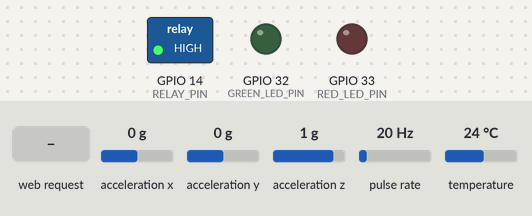
Bench run of a sketch on a simulated ESP32. Shown: switched loads named in the sketch (green lamp = pin HIGH), output pins drawn as LEDs (lit = HIGH). Wiring (inferred from the names in the program): pulse sensor: data GPIO 13. The inputs (shaded band) are chosen by the test bench; at power-on: acceleration x 0 g, acceleration y 0 g, acceleration z 1 g, pulse rate 20 Hz, temperature 24 °C. WiFi joins after 1.5 s; servers stay silent unless stated; what the sketch prints to the serial monitor is not drawn.

Above: at 2.7 s.
2.8 s: HTTP request GET / received
At 4.2 s:
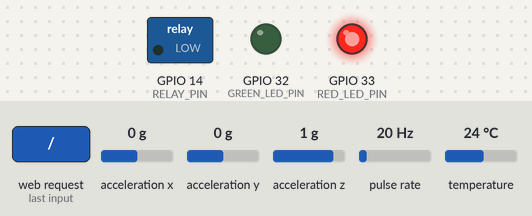
5.1 s: HTTP request GET /relay/on received
At 6.3 s:
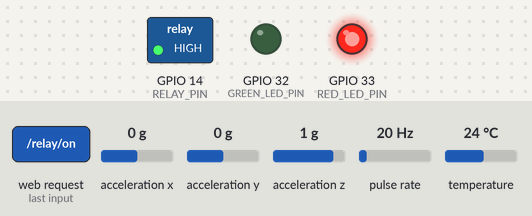
6.6 s: HTTP request GET / received
At 8.3 s:
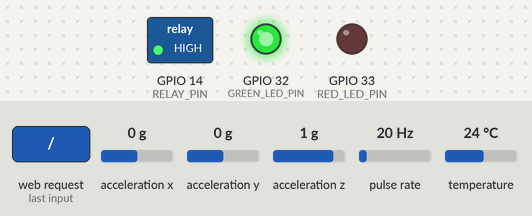
8.9 s: HTTP request GET /relay/off received
At 9.4 s:
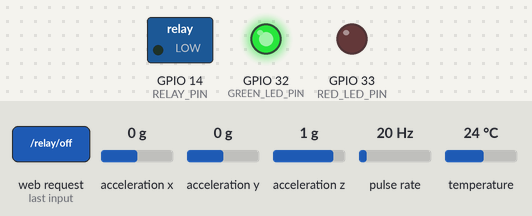
Timing chart, 0 to 11.4 s (numbered marks = the images above; inputs shaded):
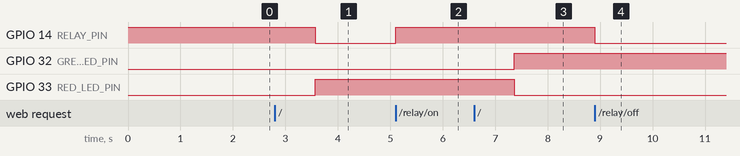

The sketch:

Control_Valve_code.ino
```cpp
#include <WiFi.h>
#include <WebServer.h>
#include <Wire.h>
#include <Adafruit_Sensor.h>
#include <Adafruit_ADXL345_U.h>
#include <OneWire.h>
#include <DallasTemperature.h>

// WiFi credentials
const char* ssid = "Your_SSID";
const char* password = "Password";

// === Pin Definitions ===
#define ONE_WIRE_BUS 4         // DS18B20
#define FLOW_SENSOR_PIN 13     // YFS201
#define RELAY_PIN 14
#define RED_LED_PIN 33
#define GREEN_LED_PIN 32

// === Flow Sensor Variables ===
volatile int flowPulseCount = 0;
unsigned long lastFlowMillis = 0;
float flowRate = 0.0;

// === DS18B20 Temperature Sensor ===
OneWire oneWire(ONE_WIRE_BUS);
DallasTemperature sensors(&oneWire);
float temperature = 0.0;

// === Accelerometer ===
Adafruit_ADXL345_Unified accel = Adafruit_ADXL345_Unified(12345);
float ax = 0.0, ay = 0.0, az = 9.8;

// === Control State ===
bool relayState = true;
bool manualOverride = false;

WebServer server(80);

void IRAM_ATTR flowISR() {
  flowPulseCount++;
}

// === Read Real Sensor Values ===
void updateSensorValues() {
  // --- Temperature ---
  sensors.requestTemperatures();
  temperature = sensors.getTempCByIndex(0);

  // --- Flow Rate ---
  unsigned long now = millis();
  unsigned long elapsed = now - lastFlowMillis;
  if (elapsed >= 1000) { // every 1 second
    detachInterrupt(FLOW_SENSOR_PIN);
    float flowLitersPerMin = (flowPulseCount / 7.5); // For YFS201: 7.5 pulses/sec = 1 L/min
    flowRate = flowLitersPerMin;
    flowPulseCount = 0;
    lastFlowMillis = now;
    attachInterrupt(FLOW_SENSOR_PIN, flowISR, RISING);
  }

  // --- Accelerometer ---
  sensors_event_t event;
  accel.getEvent(&event);
  ax = event.acceleration.x;
  ay = event.acceleration.y;
  az = event.acceleration.z;
}

void handleRoot() {
  updateSensorValues();

  // Auto-shutdown logic
  if (!manualOverride) {
    if (temperature > 30.0 || flowRate > 5.6 || az < 8.0) {
      relayState = false;
    }
  }

  // Relay and LED control
  digitalWrite(RELAY_PIN, relayState ? HIGH : LOW);
  digitalWrite(GREEN_LED_PIN, relayState ? HIGH : LOW);
  digitalWrite(RED_LED_PIN, relayState ? LOW : HIGH);

  // Velocity Calculation
  float velocity = flowRate / (1000.0 * 60.0 * 0.0038); // m/s

  // Serial log
  Serial.printf("Temp: %.2f °C | Flow: %.2f L/min | Velocity: %.4f m/s | Accel X=%.2f Y=%.2f Z=%.2f | Relay: %s\n",
                temperature, flowRate, velocity, ax, ay, az, relayState ? "ON" : "OFF");

  // HTML
  String html = "<!DOCTYPE html><html><head><meta http-equiv='refresh' content='2'>";
  html += "<title>ESP32 Sensor Dashboard</title></head><body>";
  html += "<h2>Sensor Dashboard</h2>";
  html += "<p><b>Temperature:</b> " + String(temperature) + " °C</p>";
  html += "<p><b>Flow Rate:</b> " + String(flowRate) + " L/min</p>";
  html += "<p><b>Velocity:</b> " + String(velocity, 4) + " m/s</p>";
  html += "<p><b>Accelerometer:</b> X=" + String(ax) + " Y=" + String(ay) + " Z=" + String(az) + "</p>";
  html += "<p><b>Relay:</b> " + String(relayState ? "ON" : "OFF") + "</p>";
  html += "<a href=\"/relay/on\"><button>Relay ON</button></a> ";
  html += "<a href=\"/relay/off\"><button>Relay OFF</button></a>";
  html += "</body></html>";
  server.send(200, "text/html", html);
}

void handleRelayOn() {
  relayState = true;
  manualOverride = true;
  digitalWrite(RELAY_PIN, HIGH);
  server.sendHeader("Location", "/");
  server.send(303);
}

void handleRelayOff() {
  relayState = false;
  manualOverride = true;
  digitalWrite(RELAY_PIN, LOW);
  server.sendHeader("Location", "/");
  server.send(303);
}

void setup() {
  Serial.begin(9600);

  // Pin Modes
  pinMode(RELAY_PIN, OUTPUT);
  pinMode(RED_LED_PIN, OUTPUT);
  pinMode(GREEN_LED_PIN, OUTPUT);
  pinMode(FLOW_SENSOR_PIN, INPUT_PULLUP);
  digitalWrite(RELAY_PIN, HIGH); // Relay initially ON

  // Sensor Initialization
  sensors.begin(); // DS18B20
  if (!accel.begin()) {
    Serial.println("ADXL345 not detected.");
  } else {
    Serial.println("ADXL345 initialized.");
  }

  // Flow sensor interrupt
  attachInterrupt(FLOW_SENSOR_PIN, flowISR, RISING);

  // WiFi
  WiFi.begin(ssid, password);
  Serial.print("Connecting to Wi-Fi");
  int retry = 0;
  while (WiFi.status() != WL_CONNECTED && retry < 20) {
    delay(500);
    Serial.print(".");
    retry++;
  }
  Serial.println(WiFi.status() == WL_CONNECTED ? "\nConnected! IP: " + WiFi.localIP().toString() : "\nFailed to connect.");

  // Server routes
  server.on("/", handleRoot);
  server.on("/relay/on", handleRelayOn);
  server.on("/relay/off", handleRelayOff);
  server.begin();
}

void loop() {
  server.handleClient();
}
```

Measured:
- after the input at 2.8 s, GPIO 14 (RELAY_PIN): HIGH → LOW after 0.77 s; GPIO 33 (RED_LED_PIN): LOW → HIGH after 0.77 s
- after the input at 5.1 s, GPIO 14 (RELAY_PIN): LOW → HIGH at once
- after the input at 6.6 s, GPIO 32 (GREEN_LED_PIN): LOW → HIGH after 0.77 s; GPIO 33 (RED_LED_PIN): HIGH → LOW after 0.77 s
- after the input at 8.9 s, GPIO 14 (RELAY_PIN): HIGH → LOW at once
